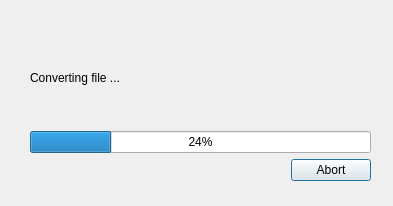
<?xml version="1.0" encoding="UTF-8"?>
<ui version="4.0">
 <class>ProgressbarDialog</class>
 <widget class="QDialog" name="ProgressbarDialog">
  <property name="geometry">
   <rect>
    <x>0</x>
    <y>0</y>
    <width>393</width>
    <height>206</height>
   </rect>
  </property>
  <property name="windowTitle">
   <string>Progress</string>
  </property>
  <widget class="QWidget" name="verticalLayoutWidget">
   <property name="geometry">
    <rect>
     <x>30</x>
     <y>30</y>
     <width>341</width>
     <height>151</height>
    </rect>
   </property>
   <layout class="QVBoxLayout" name="verticalLayout">
    <item>
     <widget class="QLabel" name="label">
      <property name="text">
       <string>Converting file ...</string>
      </property>
     </widget>
    </item>
    <item>
     <widget class="QProgressBar" name="progressBar">
      <property name="value">
       <number>24</number>
      </property>
     </widget>
    </item>
    <item>
     <widget class="QDialogButtonBox" name="buttonBox">
      <property name="orientation">
       <enum>Qt::Horizontal</enum>
      </property>
      <property name="standardButtons">
       <set>QDialogButtonBox::Abort</set>
      </property>
      <property name="centerButtons">
       <bool>false</bool>
      </property>
     </widget>
    </item>
   </layout>
  </widget>
 </widget>
 <resources/>
 <connections>
  <connection>
   <sender>buttonBox</sender>
   <signal>accepted()</signal>
   <receiver>ProgressbarDialog</receiver>
   <slot>accept()</slot>
   <hints>
    <hint type="sourcelabel">
     <x>248</x>
     <y>254</y>
    </hint>
    <hint type="destinationlabel">
     <x>157</x>
     <y>274</y>
    </hint>
   </hints>
  </connection>
  <connection>
   <sender>buttonBox</sender>
   <signal>rejected()</signal>
   <receiver>ProgressbarDialog</receiver>
   <slot>reject()</slot>
   <hints>
    <hint type="sourcelabel">
     <x>316</x>
     <y>260</y>
    </hint>
    <hint type="destinationlabel">
     <x>286</x>
     <y>274</y>
    </hint>
   </hints>
  </connection>
  <connection>
   <sender>buttonBox</sender>
   <signal>clicked(QAbstractButton*)</signal>
   <receiver>ProgressbarDialog</receiver>
   <slot>reject()</slot>
   <hints>
    <hint type="sourcelabel">
     <x>200</x>
     <y>164</y>
    </hint>
    <hint type="destinationlabel">
     <x>196</x>
     <y>102</y>
    </hint>
   </hints>
  </connection>
 </connections>
</ui>
